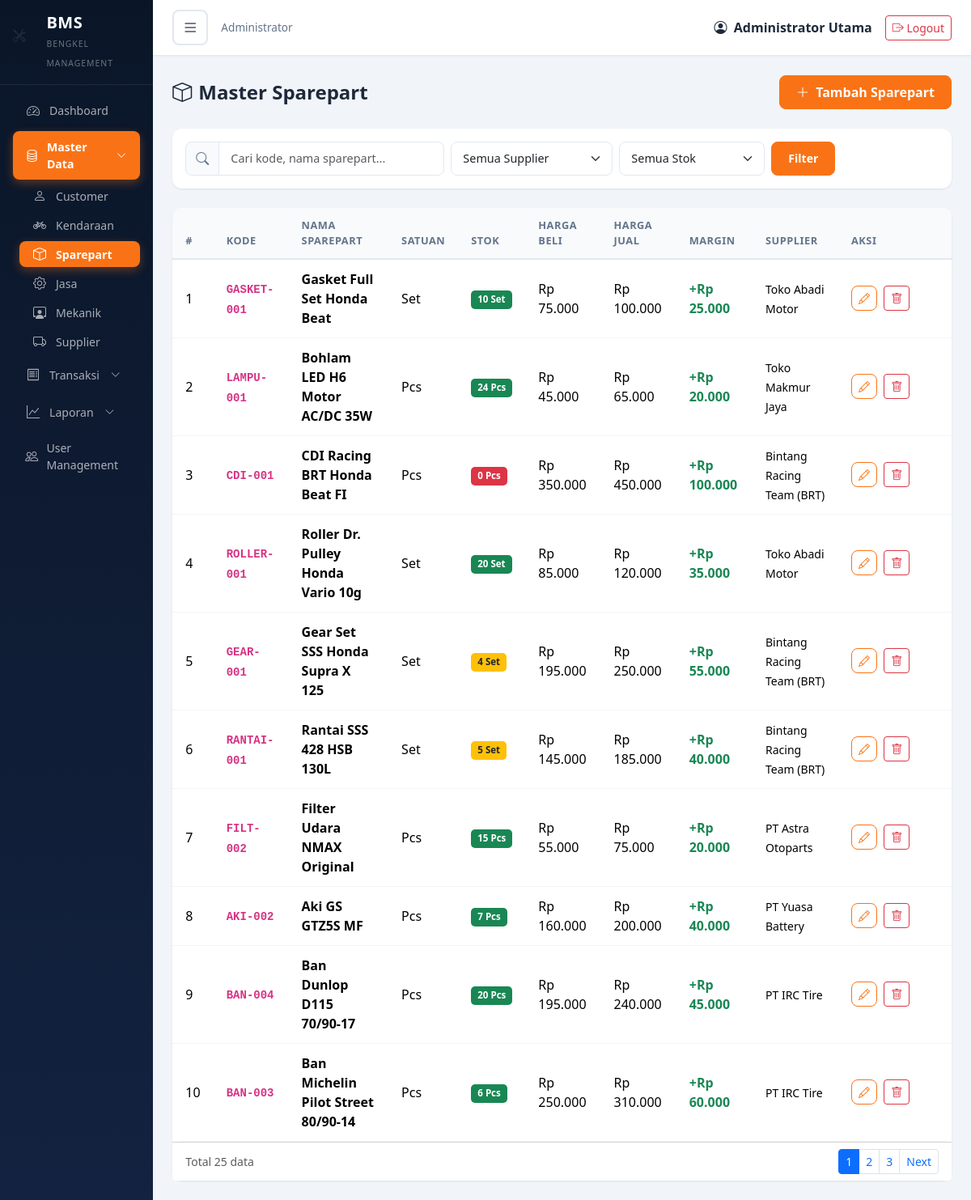
/master/sparepart.php (signed in), run on the app's committed database.
### tables this page shows
CREATE TABLE `sparepart` (
  `sparepart_id` int NOT NULL,
  `kode_sparepart` varchar(50) NOT NULL,
  `nama_sparepart` varchar(100) NOT NULL,
  `satuan` varchar(20) DEFAULT NULL,
  `stok` int DEFAULT '0',
  `harga_beli` double DEFAULT '0',
  `harga_jual` double DEFAULT '0',
  `supplier_id` int DEFAULT NULL
);

CREATE TABLE `supplier` (
  `supplier_id` int NOT NULL,
  `nama` varchar(100) NOT NULL,
  `alamat` text,
  `telepon` varchar(20) DEFAULT NULL,
  `email` varchar(100) DEFAULT NULL
);

### includes/functions.php (called while the page is built, shortened)
<?php
function formatRupiah($angka) {
    return "Rp " . number_format($angka, 0, ',', '.');
}
?>

### master/sparepart.php (the view, shortened to what this page needs)
<?php
require_once __DIR__ . '/../includes/header.php';
$search     = isset($_GET['search']) ? sanitize($conn, $_GET['search']) : '';
$supplierId = isset($_GET['supplier_id']) ? (int)$_GET['supplier_id'] : 0;
$stockFilter = isset($_GET['stock']) ? $_GET['stock'] : '';
$page       = isset($_GET['page']) ? max(1, (int)$_GET['page']) : 1;
$limit      = 10;
$offset     = ($page - 1) * $limit;
$where = [];
$whereClause = count($where) > 0 ? 'WHERE ' . implode(' AND ', $where) : '';
$totalQuery = mysqli_query($conn, "SELECT COUNT(*) as jml FROM sparepart sp $whereClause");
$totalData  = mysqli_fetch_assoc($totalQuery)['jml'];
$totalPages = ceil($totalData / $limit);
$query = "SELECT sp.*, s.nama as nama_supplier
          FROM sparepart sp
          LEFT JOIN supplier s ON sp.supplier_id = s.supplier_id
          $whereClause
          ORDER BY sp.sparepart_id DESC
          LIMIT $limit OFFSET $offset";
$result = mysqli_query($conn, $query);
?>
<div class="page-header">
    <h4><i class="bi bi-box me-2"></i>Master Sparepart</h4>
    <button class="btn btn-primary" onclick="openAddModal()">
        <i class="bi bi-plus-lg me-1"></i> Tambah Sparepart
    </button>
</div>
<div class="card mb-4">
    <div class="card-body py-3">
        <form method="GET" class="d-flex gap-2 flex-wrap">
            <div class="input-group" style="max-width:320px;">
                <span class="input-group-text"><i class="bi bi-search"></i></span>
                <input type="text" class="form-control" name="search" placeholder="Cari kode, nama sparepart..." value="<?php echo htmlspecialchars($search); ?>">
            </div>
            <select class="form-select" name="supplier_id" style="max-width:200px;">
                <option value="0">Semua Supplier</option>
            </select>
            <select class="form-select" name="stock" style="max-width:180px;">
                <option value="">Semua Stok</option>
            </select>
            <button type="submit" class="btn btn-primary btn-sm">Filter</button>
        </form>
    </div>
</div>
<div class="card">
    <div class="card-body p-0">
        <div class="table-responsive">
            <table class="table table-hover mb-0">
                <thead>
                    <tr>
                        <th width="50">#</th>
                        <th>Kode</th>
                        <th>Nama Sparepart</th>
                        <th>Satuan</th>
                        <th>Stok</th>
                        <th>Harga Beli</th>
                        <th>Harga Jual</th>
                        <th>Margin</th>
                        <th>Supplier</th>
                        <th width="140">Aksi</th>
                    </tr>
                </thead>
                <tbody>
                    <?php if (mysqli_num_rows($result) > 0): ?>
                        <?php $no = $offset + 1; while ($row = mysqli_fetch_assoc($result)): ?>
                        <?php
                            $stok = $row['stok'];
                            $stokMin = $row['stok_minimum'] ?? 5;
                            if ($stok <= 0) {
                                $stokBadge = 'bg-danger';
                            } elseif ($stok <= $stokMin) {
                                $stokBadge = 'bg-warning text-dark';
                            } else {
                                $stokBadge = 'bg-success';
                            }
                            $margin = $row['harga_jual'] - $row['harga_beli'];
                        ?>
                        <tr>
                            <td><?php echo $no++; ?></td>
                            <td><code class="fw-bold"><?php echo htmlspecialchars($row['kode_sparepart']); ?></code></td>
                            <td class="fw-semibold"><?php echo htmlspecialchars($row['nama_sparepart']); ?></td>
                            <td><?php echo htmlspecialchars($row['satuan']); ?></td>
                            <td>
                                <span class="badge <?php echo $stokBadge; ?>"><?php echo $stok; ?> <?php echo $row['satuan']; ?></span>
                            </td>
                            <td><?php echo formatRupiah($row['harga_beli']); ?></td>
                            <td><?php echo formatRupiah($row['harga_jual']); ?></td>
                            <td>
                                <?php if ($margin > 0): ?>
                                    <span class="text-success fw-semibold">+<?php echo formatRupiah($margin); ?></span>
                                <?php else: ?>
                                    <span class="text-danger fw-semibold"><?php echo formatRupiah($margin); ?></span>
                                <?php endif; ?>
                            </td>
                            <td><small><?php echo htmlspecialchars($row['nama_supplier'] ?? '-'); ?></small></td>
                            <td>
                                <button class="btn btn-sm btn-outline-primary me-1" onclick="openEditModal(<?php echo $row['sparepart_id']; ?>)">
                                    <i class="bi bi-pencil"></i>
                                </button>
                                <button class="btn btn-sm btn-outline-danger" onclick="deleteSparepart(<?php echo $row['sparepart_id']; ?>, '<?php echo htmlspecialchars($row['kode_sparepart']); ?>')">
                                    <i class="bi bi-trash"></i>
                                </button>
                            </td>
                        </tr>
                        <?php endwhile; ?>
                    <?php endif; ?>
                </tbody>
            </table>
        </div>
    </div>
    <?php if ($totalPages > 1): ?>
    <div class="card-footer bg-white d-flex justify-content-between align-items-center">
        <small class="text-muted">Total <?php echo $totalData; ?> data</small>
        <nav>
            <ul class="pagination pagination-sm mb-0">
                <?php for ($i = max(1, $page-2); $i <= min($totalPages, $page+2); $i++): ?>
                    <li class="page-item <?php echo ($i == $page) ? 'active' : ''; ?>">
                        <a class="page-link" href="?page=<?php echo $i; ?>&search=<?php echo urlencode($search); ?>&supplier_id=<?php echo $supplierId; ?>&stock=<?php echo urlencode($stockFilter); ?>"><?php echo $i; ?></a>
                    </li>
                <?php endfor; ?>
                <?php if ($page < $totalPages): ?>
                    <li class="page-item"><a class="page-link" href="?page=<?php echo $page+1; ?>&search=<?php echo urlencode($search); ?>&supplier_id=<?php echo $supplierId; ?>&stock=<?php echo urlencode($stockFilter); ?>">Next</a></li>
                <?php endif; ?>
            </ul>
        </nav>
    </div>
    <?php endif; ?>
</div>
<?php require_once __DIR__ . '/../includes/footer.php'; ?>

### assets/css/style.css (style rules this page uses)
:root { --primary: #ffffff; --secondary: #0a1628; --secondary-light: #132240; --accent: #f97316; --accent-hover: #ea580c; --bg-body: #f1f5f9; --text-dark: #1e293b; --text-muted: #64748b; --sidebar-width: 260px; }
body { background: var(--bg-body); font-family: 'Segoe UI', system-ui, -apple-system, sans-serif; color: var(--text-dark); }
.card { border: none; border-radius: 12px; box-shadow: 0 1px 3px rgba(0,0,0,0.06), 0 1px 2px rgba(0,0,0,0.04); transition: box-shadow 0.2s ease; }
.table { border-radius: 10px; overflow: hidden; }
.table th { background: #f8fafc; font-weight: 700; font-size: 0.8rem; text-transform: uppercase; letter-spacing: 0.5px; color: var(--text-muted); border-bottom: 2px solid #e2e8f0; padding: 12px 16px; }
.table td { padding: 12px 16px; vertical-align: middle; border-bottom: 1px solid #f1f5f9; }
.btn-primary { background: var(--accent); border-color: var(--accent); font-weight: 600; border-radius: 8px; padding: 8px 20px; transition: all 0.2s; }
.btn-outline-primary { color: var(--accent); border-color: var(--accent); border-radius: 8px; font-weight: 600; }
.badge { --bs-badge-padding-x: 8px; --bs-badge-padding-y: 4px; --bs-badge-font-size: 0.72rem; --bs-badge-font-weight: 600; --bs-badge-border-radius: 5px; white-space: nowrap; display: inline-block; line-height: 1.3; }
.form-control, .form-select { border-radius: 8px; border: 1.5px solid #e2e8f0; padding: 9px 14px; font-size: 0.9rem; transition: border-color 0.2s, box-shadow 0.2s; }
.input-group-text { background: #f8fafc; border: 1.5px solid #e2e8f0; border-radius: 8px 0 0 8px; color: var(--text-muted); }
.page-header { display: flex; justify-content: space-between; align-items: center; margin-bottom: 24px; }
.page-header h4 { font-weight: 700; color: var(--text-dark); margin: 0; }

### data on the page
sparepart: kode_sparepart "GASKET-001", nama_sparepart "Gasket Full Set Honda Beat", satuan "Set", stok "10", harga_beli "Rp 75.000", harga_jual "Rp 100.000", formatRupiah($margin) "Rp 25.000", supplier.nama "Toko Abadi Motor"
sparepart: kode_sparepart "LAMPU-001", nama_sparepart "Bohlam LED H6 Motor AC/DC 35W", satuan "Pcs", stok "24", harga_beli "Rp 45.000", harga_jual "Rp 65.000", formatRupiah($margin) "Rp 20.000", supplier.nama "Toko Makmur Jaya"
sparepart: kode_sparepart "CDI-001", nama_sparepart "CDI Racing BRT Honda Beat FI", satuan "Pcs", stok "0", harga_beli "Rp 350.000", harga_jual "Rp 450.000", formatRupiah($margin) "Rp 100.000", supplier.nama "Bintang Racing Team (BRT)"
sparepart: kode_sparepart "ROLLER-001", nama_sparepart "Roller Dr. Pulley Honda Vario 10g", satuan "Set", stok "20", harga_beli "Rp 85.000", harga_jual "Rp 120.000", formatRupiah($margin) "Rp 35.000", supplier.nama "Toko Abadi Motor"
sparepart: kode_sparepart "GEAR-001", nama_sparepart "Gear Set SSS Honda Supra X 125", satuan "Set", stok "4", harga_beli "Rp 195.000", harga_jual "Rp 250.000", formatRupiah($margin) "Rp 55.000", supplier.nama "Bintang Racing Team (BRT)"
sparepart: kode_sparepart "RANTAI-001", nama_sparepart "Rantai SSS 428 HSB 130L", satuan "Set", stok "5", harga_beli "Rp 145.000", harga_jual "Rp 185.000", formatRupiah($margin) "Rp 40.000", supplier.nama "Bintang Racing Team (BRT)"
sparepart: kode_sparepart "FILT-002", nama_sparepart "Filter Udara NMAX Original", satuan "Pcs", stok "15", harga_beli "Rp 55.000", harga_jual "Rp 75.000", formatRupiah($margin) "Rp 20.000", supplier.nama "PT Astra Otoparts"
sparepart: kode_sparepart "AKI-002", nama_sparepart "Aki GS GTZ5S MF", satuan "Pcs", stok "7", harga_beli "Rp 160.000", harga_jual "Rp 200.000", formatRupiah($margin) "Rp 40.000", supplier.nama "PT Yuasa Battery"
sparepart: kode_sparepart "BAN-004", nama_sparepart "Ban Dunlop D115 70/90-17", satuan "Pcs", stok "20", harga_beli "Rp 195.000", harga_jual "Rp 240.000", formatRupiah($margin) "Rp 45.000", supplier.nama "PT IRC Tire"
sparepart: kode_sparepart "BAN-003", nama_sparepart "Ban Michelin Pilot Street 80/90-14", satuan "Pcs", stok "6", harga_beli "Rp 250.000", harga_jual "Rp 310.000", formatRupiah($margin) "Rp 60.000", supplier.nama "PT IRC Tire"

### other printed values
getRoleName($_SESSION['role']) "Administrator"
$_SESSION['nama_lengkap'] "Administrator Utama"
$totalData "25"
